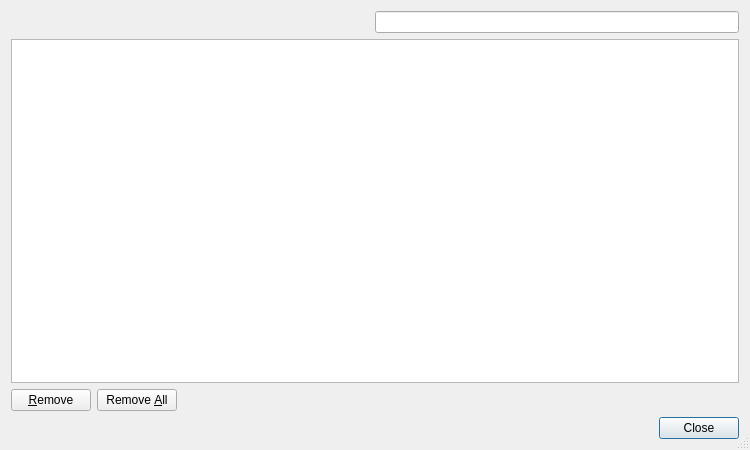
<?xml version="1.0" encoding="UTF-8"?>
<ui version="4.0">
 <class>HistoryDialog</class>
 <widget class="QDialog" name="HistoryDialog">
  <property name="geometry">
   <rect>
    <x>0</x>
    <y>0</y>
    <width>750</width>
    <height>450</height>
   </rect>
  </property>
  <property name="windowTitle">
   <string>Manage History</string>
  </property>
  <property name="sizeGripEnabled">
   <bool>true</bool>
  </property>
  <layout class="QVBoxLayout" name="verticalLayout">
   <item>
    <layout class="QHBoxLayout" name="horizontalLayout_2">
     <item>
      <spacer name="horizontalSpacer">
       <property name="orientation">
        <enum>Qt::Horizontal</enum>
       </property>
       <property name="sizeHint" stdset="0">
        <size>
         <width>40</width>
         <height>20</height>
        </size>
       </property>
      </spacer>
     </item>
     <item>
      <layout class="QHBoxLayout" name="horizontalLayout">
       <property name="spacing">
        <number>0</number>
       </property>
       <item>
        <widget class="E5ClearableLineEdit" name="searchEdit">
         <property name="toolTip">
          <string>Enter search term for history entries</string>
         </property>
        </widget>
       </item>
      </layout>
     </item>
    </layout>
   </item>
   <item>
    <widget class="E5TreeView" name="historyTree">
     <property name="alternatingRowColors">
      <bool>true</bool>
     </property>
     <property name="selectionMode">
      <enum>QAbstractItemView::ExtendedSelection</enum>
     </property>
     <property name="textElideMode">
      <enum>Qt::ElideMiddle</enum>
     </property>
     <property name="uniformRowHeights">
      <bool>true</bool>
     </property>
    </widget>
   </item>
   <item>
    <layout class="QHBoxLayout" name="horizontalLayout_3">
     <item>
      <widget class="QPushButton" name="removeButton">
       <property name="toolTip">
        <string>Press to remove the selected entries</string>
       </property>
       <property name="text">
        <string>&amp;Remove</string>
       </property>
       <property name="autoDefault">
        <bool>false</bool>
       </property>
      </widget>
     </item>
     <item>
      <widget class="QPushButton" name="removeAllButton">
       <property name="toolTip">
        <string>Press to remove all entries</string>
       </property>
       <property name="text">
        <string>Remove &amp;All</string>
       </property>
       <property name="autoDefault">
        <bool>false</bool>
       </property>
      </widget>
     </item>
     <item>
      <spacer name="spacer">
       <property name="orientation">
        <enum>Qt::Horizontal</enum>
       </property>
       <property name="sizeHint" stdset="0">
        <size>
         <width>40</width>
         <height>20</height>
        </size>
       </property>
      </spacer>
     </item>
    </layout>
   </item>
   <item>
    <widget class="QDialogButtonBox" name="buttonBox">
     <property name="orientation">
      <enum>Qt::Horizontal</enum>
     </property>
     <property name="standardButtons">
      <set>QDialogButtonBox::Close</set>
     </property>
    </widget>
   </item>
  </layout>
 </widget>
 <customwidgets>
  <customwidget>
   <class>E5ClearableLineEdit</class>
   <extends>QLineEdit</extends>
   <header>E5Gui/E5LineEdit.h</header>
  </customwidget>
  <customwidget>
   <class>E5TreeView</class>
   <extends>QTreeView</extends>
   <header>E5Gui/E5TreeView.h</header>
  </customwidget>
 </customwidgets>
 <tabstops>
  <tabstop>searchEdit</tabstop>
  <tabstop>historyTree</tabstop>
  <tabstop>removeButton</tabstop>
  <tabstop>removeAllButton</tabstop>
  <tabstop>buttonBox</tabstop>
 </tabstops>
 <resources/>
 <connections>
  <connection>
   <sender>buttonBox</sender>
   <signal>accepted()</signal>
   <receiver>HistoryDialog</receiver>
   <slot>accept()</slot>
   <hints>
    <hint type="sourcelabel">
     <x>252</x>
     <y>445</y>
    </hint>
    <hint type="destinationlabel">
     <x>157</x>
     <y>274</y>
    </hint>
   </hints>
  </connection>
  <connection>
   <sender>buttonBox</sender>
   <signal>rejected()</signal>
   <receiver>HistoryDialog</receiver>
   <slot>reject()</slot>
   <hints>
    <hint type="sourcelabel">
     <x>320</x>
     <y>445</y>
    </hint>
    <hint type="destinationlabel">
     <x>286</x>
     <y>274</y>
    </hint>
   </hints>
  </connection>
 </connections>
</ui>
